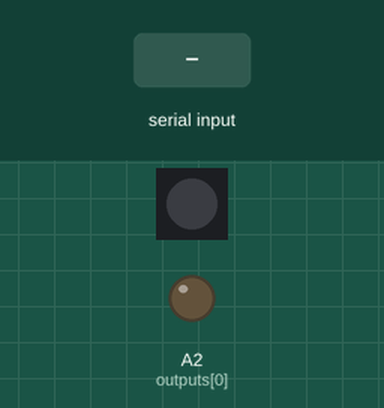
The sketch below on a simulated Arduino Uno, built with avr-gcc and run on an emulated ATmega328P. Parts: 1 RGB LEDs in strip order, left to right, output pins drawn as LEDs (lit = HIGH). The inputs (shaded band) are chosen by the test bench. Colours are those a GRB WS2812 strip shows for the declared byte order; pins used as bus, display or sensor lines are not drawn; what the sketch prints to the serial monitor is not drawn.

Above: at 1.8 s.
1.9 s: "5\n" received over Serial
At 2.16 s:
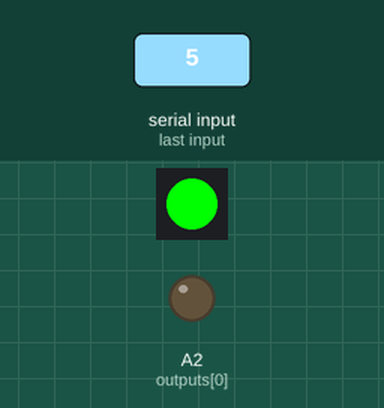
3.9 s: "90,45\n" received over Serial
At 5.7 s:
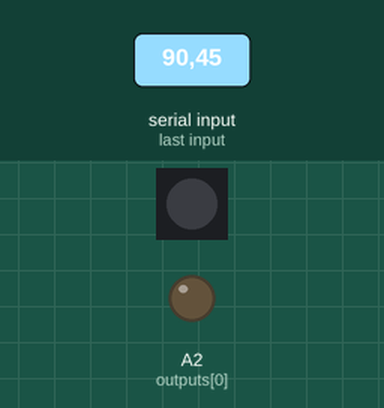
Timing chart, 0 to 7.2 s (numbered marks = the images above; inputs shaded):
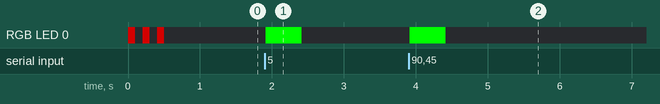

The sketch:

serial2cv.ino
```cpp
#include <FastLED.h>
//#include "flasher.ino"

int outputs[] = {A2,A1,A0};

#define NUM_LEDS 1
#define DATA_PIN 2
CRGB leds[NUM_LEDS];
CRGB colors[] = {CRGB::Red, CRGB::Yellow, CRGB::Blue};
int blinkMillis = 500; //time to stay on for
int blinkState = LOW;
int startBlinkMillis; //track time that blink started


void setup() {
  Serial.begin(115200);
  Serial.setTimeout(10);
  FastLED.addLeds<WS2812B, DATA_PIN, RGB>(leds, NUM_LEDS);
  startUpBlink();
  Serial.print("serial2cv init complete");
}

void loop() {
    while (Serial.available() > 0) {
      byte outputID = Serial.parseInt();
      triggerGate(outputID);
      blinkLED(outputID);
  }
   updateLED();
}

void triggerGate(int outputID) {
  analogWrite(outputs[outputID], 255);
  delay(1);
  analogWrite(outputs[outputID], 0);
}

void blinkLED(int outputID) {
    startBlinkMillis = millis();
    blinkState = HIGH;
    leds[0] = colors[outputID];
    FastLED.show();
}

void updateLED() {
  if (blinkState == LOW) {
    return;
  }

  if(millis() - startBlinkMillis >= blinkMillis) {
    leds[0] = CRGB::Black;
    FastLED.show();
  }
}

void startUpBlink() {
  for(int i=0;i<3; i++) {
    leds[0] = CRGB::Green;
    FastLED.show();
    delay(100);
    leds[0] = CRGB::Black;
    FastLED.show();
    delay(100);
  }
}
```

Measured:
- after the input at 1.9 s, RGB LED 0: off → RGB(0, 255, 0) at once, → off 0.50 s later
- after the input at 3.9 s, RGB LED 0: off → RGB(0, 255, 0) at once, → off 0.50 s later
